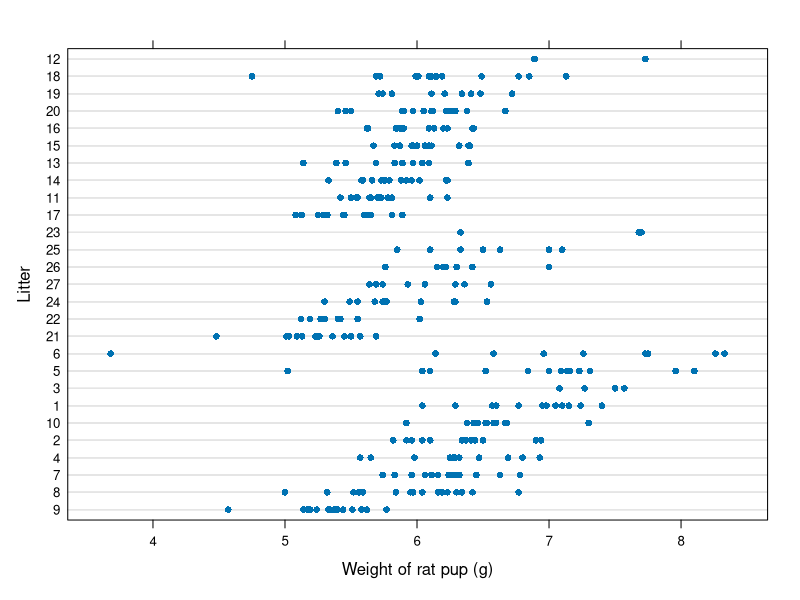
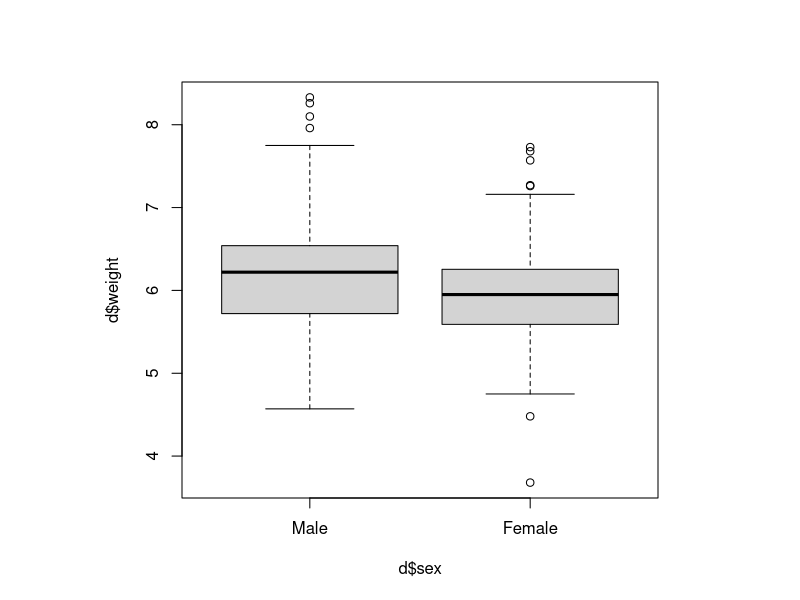
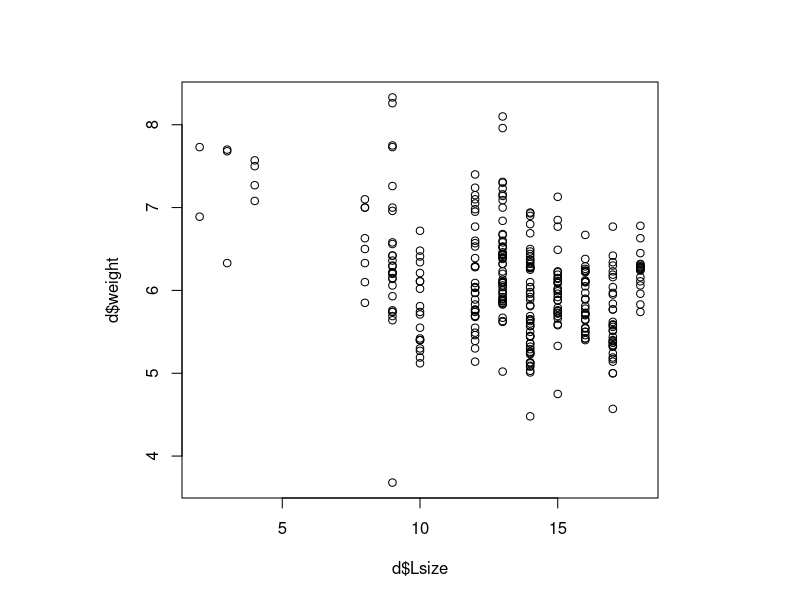
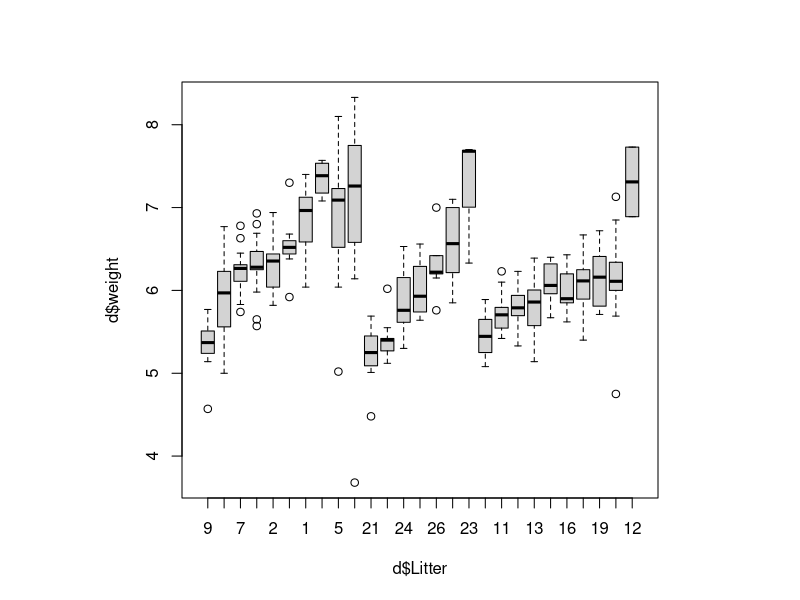
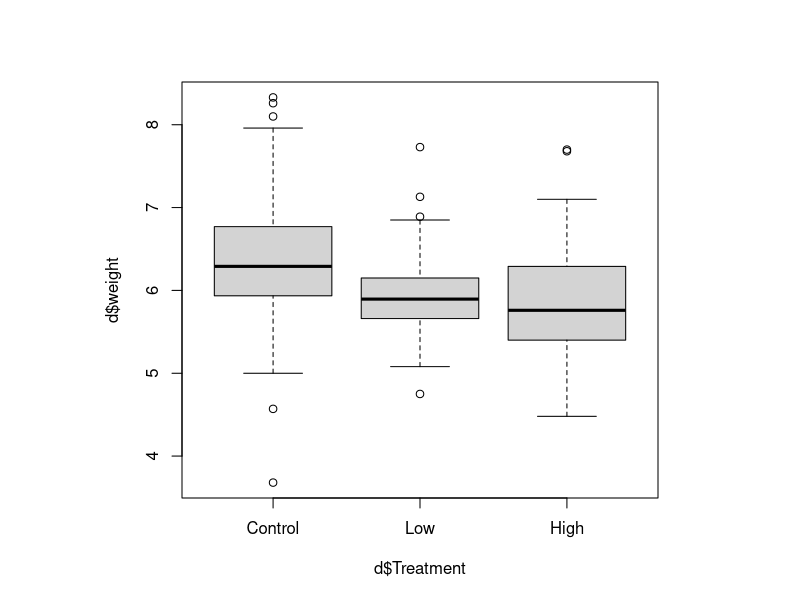

Reproduce these figures in R, in order.
## ---- chunk 1
knitr::opts_chunk$set(collapse=TRUE, comment = "#>", fig.width=9, fig.height=6, eval=TRUE, echo=TRUE, results="verbatim", warning=FALSE)
## ---- chunk 2
d = nlme::RatPupWeight
head(d)
dim(d)
table(d$Treatment)
layout(1, respect=TRUE)
plot(d)
## ---- chunk 3
layout(matrix(1:1, 1), respect=TRUE)
boxplot(d$weight~d$sex)
plot(d$weight~d$Lsize)
boxplot(d$weight~d$Litter)
boxplot(d$weight~d$Treatment)
## ---- chunk 4
sessionInfo()
